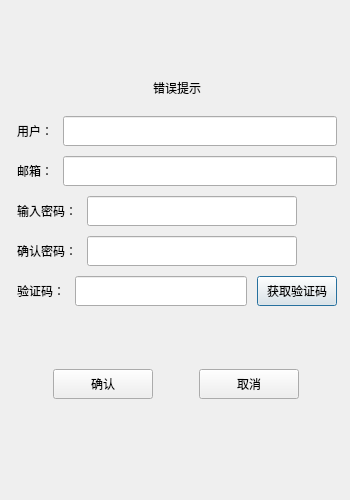
<?xml version="1.0" encoding="UTF-8"?>
<ui version="4.0">
 <class>RegisterDialog</class>
 <widget class="QDialog" name="RegisterDialog">
  <property name="geometry">
   <rect>
    <x>0</x>
    <y>0</y>
    <width>350</width>
    <height>500</height>
   </rect>
  </property>
  <property name="minimumSize">
   <size>
    <width>350</width>
    <height>500</height>
   </size>
  </property>
  <property name="maximumSize">
   <size>
    <width>350</width>
    <height>500</height>
   </size>
  </property>
  <property name="windowTitle">
   <string>Dialog</string>
  </property>
  <layout class="QVBoxLayout" name="verticalLayout">
   <item>
    <widget class="QStackedWidget" name="stackedWidget">
     <property name="currentIndex">
      <number>0</number>
     </property>
     <widget class="QWidget" name="page">
      <widget class="QWidget" name="layoutWidget">
       <property name="geometry">
        <rect>
         <x>0</x>
         <y>0</y>
         <width>332</width>
         <height>447</height>
        </rect>
       </property>
       <layout class="QVBoxLayout" name="verticalLayout_2">
        <property name="spacing">
         <number>10</number>
        </property>
        <property name="leftMargin">
         <number>6</number>
        </property>
        <property name="topMargin">
         <number>6</number>
        </property>
        <property name="rightMargin">
         <number>6</number>
        </property>
        <property name="bottomMargin">
         <number>6</number>
        </property>
        <item>
         <spacer name="verticalSpacer">
          <property name="orientation">
           <enum>Qt::Orientation::Vertical</enum>
          </property>
          <property name="sizeHint" stdset="0">
           <size>
            <width>20</width>
            <height>40</height>
           </size>
          </property>
         </spacer>
        </item>
        <item>
         <widget class="QWidget" name="widget" native="true">
          <layout class="QGridLayout" name="gridLayout">
           <item row="0" column="0">
            <widget class="QLabel" name="err_tip">
             <property name="text">
              <string>错误提示</string>
             </property>
             <property name="alignment">
              <set>Qt::AlignmentFlag::AlignCenter</set>
             </property>
            </widget>
           </item>
          </layout>
         </widget>
        </item>
        <item>
         <layout class="QHBoxLayout" name="horizontalLayout">
          <item>
           <widget class="QLabel" name="user_name_label">
            <property name="minimumSize">
             <size>
              <width>0</width>
              <height>25</height>
             </size>
            </property>
            <property name="maximumSize">
             <size>
              <width>16777215</width>
              <height>25</height>
             </size>
            </property>
            <property name="text">
             <string>用户：</string>
            </property>
           </widget>
          </item>
          <item>
           <widget class="QLineEdit" name="user_name_edit">
            <property name="minimumSize">
             <size>
              <width>0</width>
              <height>30</height>
             </size>
            </property>
            <property name="maximumSize">
             <size>
              <width>16777215</width>
              <height>30</height>
             </size>
            </property>
           </widget>
          </item>
         </layout>
        </item>
        <item>
         <layout class="QHBoxLayout" name="horizontalLayout_2">
          <item>
           <widget class="QLabel" name="email_label">
            <property name="minimumSize">
             <size>
              <width>0</width>
              <height>25</height>
             </size>
            </property>
            <property name="maximumSize">
             <size>
              <width>16777215</width>
              <height>25</height>
             </size>
            </property>
            <property name="text">
             <string>邮箱：</string>
            </property>
           </widget>
          </item>
          <item>
           <widget class="QLineEdit" name="email_edit">
            <property name="minimumSize">
             <size>
              <width>0</width>
              <height>30</height>
             </size>
            </property>
            <property name="maximumSize">
             <size>
              <width>16777215</width>
              <height>30</height>
             </size>
            </property>
           </widget>
          </item>
         </layout>
        </item>
        <item>
         <layout class="QHBoxLayout" name="horizontalLayout_3">
          <item>
           <widget class="QLabel" name="pass_label">
            <property name="minimumSize">
             <size>
              <width>0</width>
              <height>25</height>
             </size>
            </property>
            <property name="maximumSize">
             <size>
              <width>16777215</width>
              <height>25</height>
             </size>
            </property>
            <property name="text">
             <string>输入密码：</string>
            </property>
           </widget>
          </item>
          <item>
           <widget class="QLineEdit" name="pass_edit">
            <property name="minimumSize">
             <size>
              <width>0</width>
              <height>30</height>
             </size>
            </property>
            <property name="maximumSize">
             <size>
              <width>16777215</width>
              <height>30</height>
             </size>
            </property>
           </widget>
          </item>
          <item>
           <widget class="ClickedLabel" name="pass_visible">
            <property name="minimumSize">
             <size>
              <width>30</width>
              <height>30</height>
             </size>
            </property>
            <property name="maximumSize">
             <size>
              <width>30</width>
              <height>30</height>
             </size>
            </property>
            <property name="text">
             <string/>
            </property>
           </widget>
          </item>
         </layout>
        </item>
        <item>
         <layout class="QHBoxLayout" name="horizontalLayout_4">
          <item>
           <widget class="QLabel" name="pass2_label">
            <property name="minimumSize">
             <size>
              <width>0</width>
              <height>25</height>
             </size>
            </property>
            <property name="maximumSize">
             <size>
              <width>16777215</width>
              <height>25</height>
             </size>
            </property>
            <property name="text">
             <string>确认密码：</string>
            </property>
           </widget>
          </item>
          <item>
           <widget class="QLineEdit" name="pass2_edit">
            <property name="minimumSize">
             <size>
              <width>0</width>
              <height>30</height>
             </size>
            </property>
            <property name="maximumSize">
             <size>
              <width>16777215</width>
              <height>30</height>
             </size>
            </property>
           </widget>
          </item>
          <item>
           <widget class="ClickedLabel" name="pass2_visible">
            <property name="minimumSize">
             <size>
              <width>30</width>
              <height>30</height>
             </size>
            </property>
            <property name="maximumSize">
             <size>
              <width>30</width>
              <height>30</height>
             </size>
            </property>
            <property name="text">
             <string/>
            </property>
           </widget>
          </item>
         </layout>
        </item>
        <item>
         <layout class="QHBoxLayout" name="horizontalLayout_5">
          <item>
           <widget class="QLabel" name="token_label">
            <property name="minimumSize">
             <size>
              <width>0</width>
              <height>25</height>
             </size>
            </property>
            <property name="maximumSize">
             <size>
              <width>16777215</width>
              <height>25</height>
             </size>
            </property>
            <property name="text">
             <string>验证码：</string>
            </property>
           </widget>
          </item>
          <item>
           <widget class="QLineEdit" name="token_edit">
            <property name="minimumSize">
             <size>
              <width>0</width>
              <height>30</height>
             </size>
            </property>
            <property name="maximumSize">
             <size>
              <width>16777215</width>
              <height>30</height>
             </size>
            </property>
           </widget>
          </item>
          <item>
           <widget class="TimerButton" name="get_token_button">
            <property name="minimumSize">
             <size>
              <width>0</width>
              <height>30</height>
             </size>
            </property>
            <property name="maximumSize">
             <size>
              <width>16777215</width>
              <height>30</height>
             </size>
            </property>
            <property name="text">
             <string>获取验证码</string>
            </property>
           </widget>
          </item>
         </layout>
        </item>
        <item>
         <spacer name="verticalSpacer_2">
          <property name="orientation">
           <enum>Qt::Orientation::Vertical</enum>
          </property>
          <property name="sizeHint" stdset="0">
           <size>
            <width>20</width>
            <height>40</height>
           </size>
          </property>
         </spacer>
        </item>
        <item>
         <layout class="QHBoxLayout" name="horizontalLayout_6">
          <item>
           <widget class="QPushButton" name="confirm_button">
            <property name="minimumSize">
             <size>
              <width>0</width>
              <height>30</height>
             </size>
            </property>
            <property name="maximumSize">
             <size>
              <width>100</width>
              <height>30</height>
             </size>
            </property>
            <property name="text">
             <string>确认</string>
            </property>
           </widget>
          </item>
          <item>
           <widget class="QPushButton" name="cancel_button">
            <property name="minimumSize">
             <size>
              <width>0</width>
              <height>30</height>
             </size>
            </property>
            <property name="maximumSize">
             <size>
              <width>100</width>
              <height>30</height>
             </size>
            </property>
            <property name="text">
             <string>取消</string>
            </property>
           </widget>
          </item>
         </layout>
        </item>
        <item>
         <spacer name="verticalSpacer_3">
          <property name="orientation">
           <enum>Qt::Orientation::Vertical</enum>
          </property>
          <property name="sizeHint" stdset="0">
           <size>
            <width>20</width>
            <height>40</height>
           </size>
          </property>
         </spacer>
        </item>
       </layout>
      </widget>
     </widget>
     <widget class="QWidget" name="page_2">
      <layout class="QVBoxLayout" name="verticalLayout_4">
       <item>
        <layout class="QVBoxLayout" name="verticalLayout_3">
         <property name="spacing">
          <number>10</number>
         </property>
         <property name="leftMargin">
          <number>10</number>
         </property>
         <property name="topMargin">
          <number>10</number>
         </property>
         <property name="rightMargin">
          <number>10</number>
         </property>
         <property name="bottomMargin">
          <number>10</number>
         </property>
         <item>
          <layout class="QHBoxLayout" name="horizontalLayout_7">
           <item>
            <spacer name="horizontalSpacer">
             <property name="orientation">
              <enum>Qt::Orientation::Horizontal</enum>
             </property>
             <property name="sizeHint" stdset="0">
              <size>
               <width>40</width>
               <height>20</height>
              </size>
             </property>
            </spacer>
           </item>
           <item>
            <widget class="QLabel" name="reg_success_tip_label">
             <property name="text">
              <string>注册成功，5秒后返回登录</string>
             </property>
            </widget>
           </item>
           <item>
            <spacer name="horizontalSpacer_2">
             <property name="orientation">
              <enum>Qt::Orientation::Horizontal</enum>
             </property>
             <property name="sizeHint" stdset="0">
              <size>
               <width>40</width>
               <height>20</height>
              </size>
             </property>
            </spacer>
           </item>
          </layout>
         </item>
         <item>
          <layout class="QHBoxLayout" name="horizontalLayout_8">
           <item>
            <spacer name="horizontalSpacer_3">
             <property name="orientation">
              <enum>Qt::Orientation::Horizontal</enum>
             </property>
             <property name="sizeHint" stdset="0">
              <size>
               <width>40</width>
               <height>20</height>
              </size>
             </property>
            </spacer>
           </item>
           <item>
            <widget class="QPushButton" name="return_to_login">
             <property name="text">
              <string>返回登录</string>
             </property>
            </widget>
           </item>
           <item>
            <spacer name="horizontalSpacer_4">
             <property name="orientation">
              <enum>Qt::Orientation::Horizontal</enum>
             </property>
             <property name="sizeHint" stdset="0">
              <size>
               <width>40</width>
               <height>20</height>
              </size>
             </property>
            </spacer>
           </item>
          </layout>
         </item>
        </layout>
       </item>
      </layout>
     </widget>
    </widget>
   </item>
  </layout>
 </widget>
 <customwidgets>
  <customwidget>
   <class>TimerButton</class>
   <extends>QPushButton</extends>
   <header>ui/components/timer_button.h</header>
  </customwidget>
  <customwidget>
   <class>ClickedLabel</class>
   <extends>QLabel</extends>
   <header location="global">ui/components/clicked_label.h</header>
  </customwidget>
 </customwidgets>
 <resources>
  <include location="rc.qrc"/>
 </resources>
 <connections/>
</ui>
